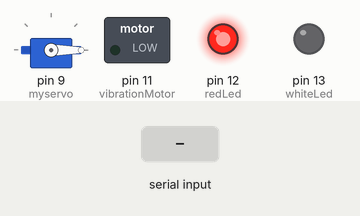
Bench run of a sketch on a simulated Arduino Uno, built with avr-gcc and run on an emulated ATmega328P. Parts: servo, switched loads named in the sketch (green lamp = pin HIGH), output pins drawn as LEDs (lit = HIGH). Inputs (shaded band) come from the test bench.

Above: at 1.2 s.
1.3 s: "a" received over Serial
At 3.0 s:
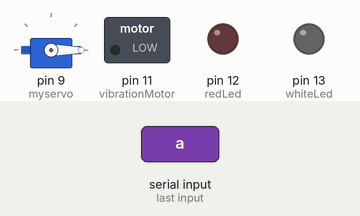
4.3 s: "b" received over Serial
At 5.1 s:
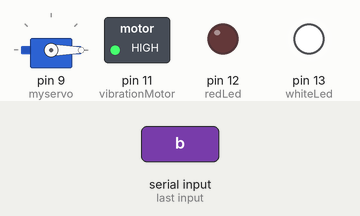
7.3 s: "c" received over Serial
At 10.0 s:
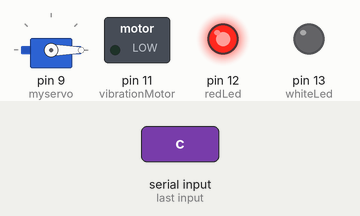
Timing chart, 0 to 11.5 s (numbered marks = the images above; inputs shaded):
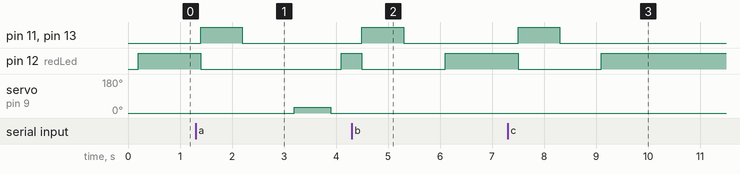

The sketch:

9.Arduino_Unity.ino
```cpp
/**
 * @author Maaz Jafrani 20181701072
 * @version Arduino 1.8.19
 * @since 2022-01-01
 */
//below we are initializing all the variables:
int whiteLed=13;        //since white led's pin is connected to pin 13, hence 13 is assigned to variable whiteLed
int redLed=12;          //red led's pin is connected to pin 12, hence 12 is assigned to variable redLed
int vibrationMotor=11;  //vibrationMotor's pin is 11 on arduino uno so similarly 11 is assigned to the variable vibrationMotor
#include <Servo.h>      //including or importing the Servo library to implement methods and functions from the servo library to make Servo motor work
Servo myservo;          //creating the Servo Library's object to call and use methods and functions included in the <Servo.h> library/package

/* Time Complexity for the constant variables above are:
 *  O(1)
 */

void setup() {
  // put your setup code here, to run once:

  /* Time Complexity for the void setup() function is also:
    *  O(1)
  */
  myservo.attach(9);                // attaches the servo on pin 9 to the servo object
  Serial.begin(9600);               //Serial begin establishes connection between Arduino uno and the device which is (laptop/pc) using usb connection and 9600 is the baud rate at which two devices communicate.
  pinMode(whiteLed,OUTPUT);         //whiteLed or pin 13 set as an Output pin
  pinMode(vibrationMotor,OUTPUT);   //vibartionMotor or pin 11 set as an Output pin
  pinMode(redLed,OUTPUT);           //redLed or pin 12 set as an Output pin
  digitalWrite(vibrationMotor,LOW); //pin 11 or vibrationMotor variable set to LOW or binary 0 initially
  digitalWrite(whiteLed,LOW);       //pin 13 or whiteLed variable set to LOW or binary 0 initially
  digitalWrite(redLed,LOW);         //pin 12 or redLed variable set to LOW or binary 0 initially
}

void loop() {   //In function void loop serial.read() is checked if it is "a,b,c,d,e or f" then the further implementation is done:
  // put your main code here, to run repeatedly:
    /* Time Complexity for the void loop() function is also:

  *  O(1)
  */
    myservo.write(0);  //initially the servo motor will set its postion to 0 degree position or return to 0 degrees after rotating to specified degree
    delay(200);        //returning to 0 degrees with a delay of 200 ms or 0.2 second

      if(Serial.available() > 0){                  //checking if there is any string/input available at the serial port or serial buffer. If so then we continue the below steps:
            digitalWrite(redLed,LOW);              //the redLed or pin 12 is turned off or set to LOW or binary 0
            digitalWrite(whiteLed,HIGH);           //the whiteLed or pin 13 is turned on or set to HIGH or binary 1
            digitalWrite(vibrationMotor,HIGH);     //the vibrationMotor or pin 11 is turned on or set to HIGH or binary 1
            delay(800);                            //delay is made to be 800 ms or 0.8 sec
            digitalWrite(whiteLed,LOW);            //then after the delay, whiteLed or pin 13 is turned off or set to LOW or binary 0
            digitalWrite(vibrationMotor,LOW);      //the vibrationMotor or pin 11 is also turned off or set to LOW or binary 0

                if(Serial.readString().startsWith("a") ){ //if the string recieved at the serial port by unity starts with or if it is the charachter "a" then further execution is carried out:
                    Serial.setTimeout(100);               //solves the problem about recieving output from Unity was slow before. Hence latency is reduced and when ever the collision occurs the output on arduino is on time.
                    myservo.write(30);                    //servo motor is made to rotate 30 degrees
                    delay(200);                           //servo rotates with the delay of 200 ms or 0.2 sec
                  }

                if(Serial.readString().startsWith("b")){//if the string recieved at the serial port by unity starts with or if it is the charachter "b" then further execution is carried out:
                   Serial.setTimeout(100);              //solves the problem about recieving output from Unity was slow before. Hence latency is reduced and when ever the collision occurs the output on arduino is on time.
                   myservo.write(60);                   //servo motor is made to rotate 60 degrees
                   delay(200);                          //servo rotates with the delay of 200 ms or 0.2 sec
                   }
                if(Serial.readString().startsWith("c")){//if the string recieved at the serial port by unity starts with or if it is the charachter "c" then further execution is carried out:
                    Serial.setTimeout(100);             //solves the problem about recieving output from Unity was slow before. Hence latency is reduced and when ever the collision occurs the output on arduino is on time.
                    myservo.write(90);                  //servo motor is made to rotate 90 degrees
                    delay(200);                         //servo rotates with the delay of 200 ms or 0.2 sec
                  }
                if(Serial.readString().startsWith("d") ){//if the string recieved at the serial port by unity starts with or if it is the charachter "d" then further execution is carried out:
                   Serial.setTimeout(100);               //solves the problem about recieving output from Unity was slow before. Hence latency is reduced and when ever the collision occurs the output on arduino is on time.
                   myservo.write(120);                   //servo motor is made to rotate 120 degrees
                   delay(200);                           //servo rotates with the delay of 200 ms or 0.2 sec
                  }
                if(Serial.readString().startsWith("e")){//if the string recieved at the serial port by unity starts with or if it is the charachter "e" then further execution is carried out:
                   Serial.setTimeout(100);             //solves the problem about recieving output from Unity was slow before. Hence latency is reduced and when ever the collision occurs the output on arduino is on time.
                   myservo.write(150);                 //servo motor is made to rotate 150 degrees
                   delay(200);                         //servo rotates with the delay of 200 ms or 0.2 sec
                }
                if(Serial.readString().startsWith("f")){//if the string recieved at the serial port by unity starts with or if it is the charachter "f" then further execution is carried out:
                 Serial.setTimeout(100);               //solves the problem about recieving output from Unity was slow before. Hence latency is reduced and when ever the collision occurs the output on arduino is on time.
                 myservo.write(180);                   //servo motor is made to rotate 180 degrees
                 delay(200);                           //servo rotates with the delay of 200 ms or 0.2 sec
              }
      }
        else{        //if serial input is not available at serial port so we will keep the redLed or pin 12 HIGH or turned on.
          digitalWrite(redLed,HIGH);              //the redLed or pin 12 is turned on or set to HIGH or binary 1
            }
}
 /* The overall Time Complexity is:
    *  O(1)
    */
```

Measured:
- after the input at 1.3 s, pin 11 (vibrationMotor), pin 13 (whiteLed): LOW → HIGH after 0.10 s, → LOW 0.80 s later; pin 12 (redLed): HIGH → LOW after 0.10 s, → HIGH 2.7 s later; servo on pin 9 (myservo): 0° → 30° after 1.9 s, → 0° 0.70 s later
- after the input at 4.3 s, pin 11 (vibrationMotor), pin 13 (whiteLed): LOW → HIGH after 0.20 s, → LOW 0.80 s later; pin 12 (redLed): HIGH → LOW after 0.20 s, → HIGH 1.6 s later
- after the input at 7.3 s, pin 11 (vibrationMotor), pin 13 (whiteLed): LOW → HIGH after 0.20 s, → LOW 0.80 s later; pin 12 (redLed): HIGH → LOW after 0.20 s, → HIGH 1.6 s later
